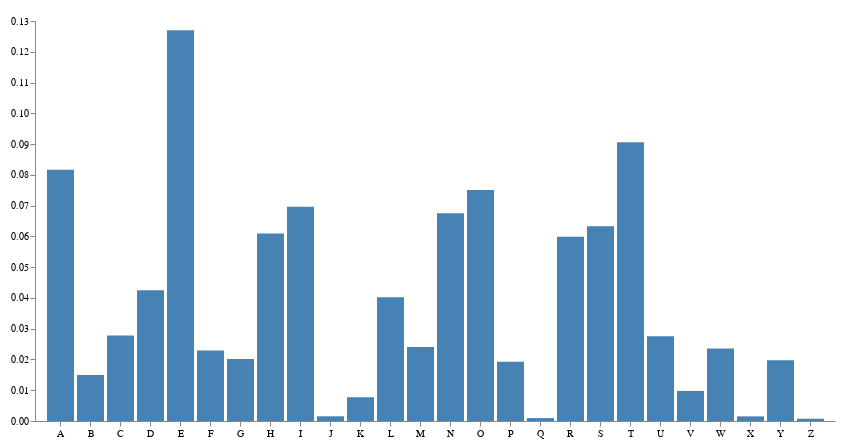

This figure's Vega-Lite source:
### Vega specification from a JSON file in a GitHub repository (floating-point values rounded to 4 significant figures)
{"$schema": "https://vega.github.io/schema/vega/v4.json", "width": 800, "height": 400, "padding": 10, "data": [{"name": "table", "values": [{"letter": "A", "frequency": 0.08167}, {"letter": "B", "frequency": 0.01492}, {"letter": "C", "frequency": 0.02782}, {"letter": "D", "frequency": 0.04253}, {"letter": "E", "frequency": 0.127}, {"letter": "F", "frequency": 0.02288}, {"letter": "G", "frequency": 0.02015}, {"letter": "H", "frequency": 0.06094}, {"letter": "I", "frequency": 0.06966}, {"letter": "J", "frequency": 0.00153}, {"letter": "K", "frequency": 0.00772}, {"letter": "L", "frequency": 0.04025}, {"letter": "M", "frequency": 0.02406}, {"letter": "N", "frequency": 0.06749}, {"letter": "O", "frequency": 0.07507}, {"letter": "P", "frequency": 0.01929}, {"letter": "Q", "frequency": 0.00095}, {"letter": "R", "frequency": 0.05987}, {"letter": "S", "frequency": 0.06327}, {"letter": "T", "frequency": 0.09056}, {"letter": "U", "frequency": 0.02758}, {"letter": "V", "frequency": 0.00978}, {"letter": "W", "frequency": 0.0236}, {"letter": "X", "frequency": 0.0015}, {"letter": "Y", "frequency": 0.01974}, {"letter": "Z", "frequency": 0.00074}]}], "signals": [{"name": "tooltip", "value": {}, "on": [{"events": "rect:mouseover", "update": "datum"}, {"events": "rect:mouseout", "update": "{}"}]}], "scales": [{"name": "xscale", "type": "band", "domain": {"data": "table", "field": "letter"}, "range": "width", "padding": 0.1, "round": true}, {"name": "yscale", "domain": {"data": "table", "field": "frequency"}, "nice": true, "range": "height"}], "axes": [{"orient": "bottom", "scale": "xscale"}, {"orient": "left", "scale": "yscale"}], "marks": [{"type": "rect", "from": {"data": "table"}, "encode": {"enter": {"x": {"scale": "xscale", "field": "letter"}, "width": {"scale": "xscale", "band": 1}, "y": {"scale": "yscale", "field": "frequency"}, "y2": {"scale": "yscale", "value": 0}}, "update": {"fill": {"value": "steelblue"}}, "hover": {"fill": {"value": "red"}}}}, {"type": "text", "encode": {"enter": {"align": {"value": "center"}, "baseline": {"value": "bottom"}, "fill": {"value": "#333"}}, "update": {"x": {"scale": "xscale", "signal": "tooltip.letter", "band": 0.5}, "y": {"scale": "yscale", "signal": "tooltip.frequency", "offset": -2}, "text": {"signal": "tooltip.frequency"}, "fillOpacity": [{"test": "datum === tooltip", "value": 0}, {"value": 1}]}}}]}
